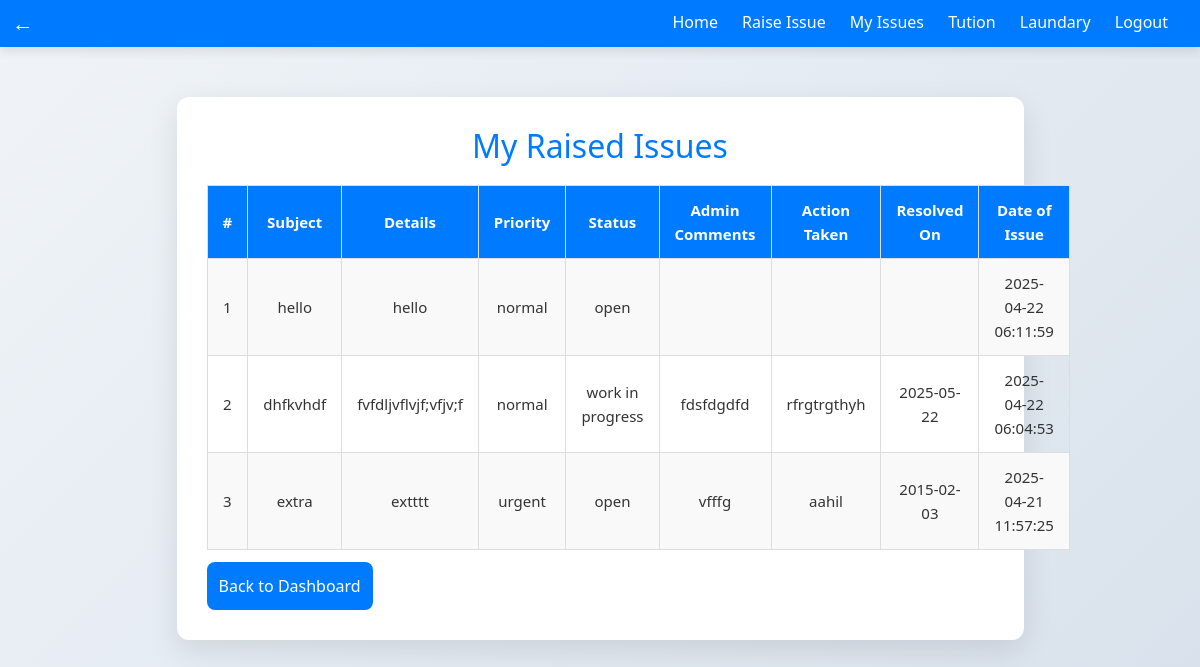
Page /view_issues_student.php (signed in) on the committed database.
### tables this page shows
CREATE TABLE `issues` (
  `issue_id` int(11) not null,
  `raised_by` int(11) NOT NULL,
  `subject` varchar(255) NOT NULL,
  `details` text NOT NULL,
  `priority` enum('urgent','normal') NOT NULL DEFAULT 'normal',
  `date_of_issue` timestamp NOT NULL DEFAULT current_timestamp(),
  `status` enum('open','work in progress','postpone','resolved') DEFAULT 'open',
  `admin_comments` text DEFAULT NULL,
  `action_taken` text DEFAULT NULL,
  `action_resolve_date` date DEFAULT NULL,
  
  `date_submitted` timestamp NOT NULL DEFAULT current_timestamp()
);

### view_issues_student.php (the view, shortened to what this page needs)
<?php
include 'db.php';
$student_id = $_SESSION['user_id'];
?>
<!DOCTYPE html>
<html lang="en">
<head>
<link href="https://cdn.jsdelivr.net/npm/bootstrap@5.3.3/dist/css/bootstrap.min.css" rel="stylesheet">
    <link rel="stylesheet" href="style.css">
</head>
<body>
<?php include 'navbar.php'; ?>
    <div class="container">
        <h2>My Raised Issues</h2>
        <table>
            <tr>
            <th>#</th>
        <th>Subject</th>
        <th>Details</th>
        <th>Priority</th>
        <th>Status</th>
        <th>Admin Comments</th>
        <th>Action Taken</th>
        <th>Resolved On</th>
        <th>Date of Issue</th>
            </tr>
            <?php
            $sql = "SELECT * FROM issues WHERE raised_by = ? ORDER BY issue_id DESC";
            $stmt = $conn->prepare($sql);
            $stmt->bind_param("i", $student_id);
            $stmt->execute();
            $result = $stmt->get_result();
            $sr = 1;
            while ($row = $result->fetch_assoc()) {
                    echo "<tr>
                    <td>{$sr}</td>
                    <td>{$row['subject']}</td>
                    <td>{$row['details']}</td>
                    <td>{$row['priority']}</td>
                    <td>{$row['status']}</td>
                    <td>{$row['admin_comments']}</td>
                    <td>{$row['action_taken']}</td>
                    <td>{$row['action_resolve_date']}</td>
                    <td>{$row['date_of_issue']}</td>
                    </tr>";
                $sr++;
            }
            ?>
        </table>
        <a href="student_dashboard.php" style="margin-top: 1.5%;" class="btn">Back to Dashboard</a>
    </div>
</body>
</html>

### style.css (style rules this page uses)
* { box-sizing: border-box; margin: 0; padding: 0; }
body { font-family: 'Segoe UI', Tahoma, Geneva, Verdana, sans-serif; background: linear-gradient(135deg, #f0f4f8, #d9e2ec); color: #333; line-height: 1.6; }
.container { background: #ffffff; max-width: 847px; margin: 50px auto; padding: 30px; border-radius: 12px; box-shadow: 0 10px 30px rgba(0, 0, 0, 0.1); text-align: left; }
h1, h2, h3 { text-align: center; color: #007BFF; margin-bottom: 20px; }
.btn { background-color: #007BFF; color: white; padding: 12px; font-size: 16px; border: none; border-radius: 8px; cursor: pointer; transition: background 0.3s ease; text-align: center; }
table { width: 100% ; border-collapse: collapse ; margin-top: 20px ; font-size: 15px ; }
th, td { border: 1px solid #ddd !important; padding: 12px 15px ; text-align: center ; }
th { background-color: #007BFF !important; color: white !important; }
tr:nth-child(even) { background-color: #f9f9f9 !important; }

### rows in the picture
issues: subject "hello", details "hello", priority "normal", status "open", date_of_issue "2025-04-22 06:11:59"
issues: subject "dhfkvhdf", details "fvfdljvflvjf;vfjv;f", priority "normal", status "work in progress", admin_comments "fdsfdgdfd", action_taken "rfrgtrgthyh", action_resolve_date "2025-05-22", date_of_issue "2025-04-22 06:04:53"
issues: subject "extra", details "extttt", priority "urgent", status "open", admin_comments "vfffg", action_taken "aahil", action_resolve_date "2015-02-03", date_of_issue "2025-04-21 11:57:25"
